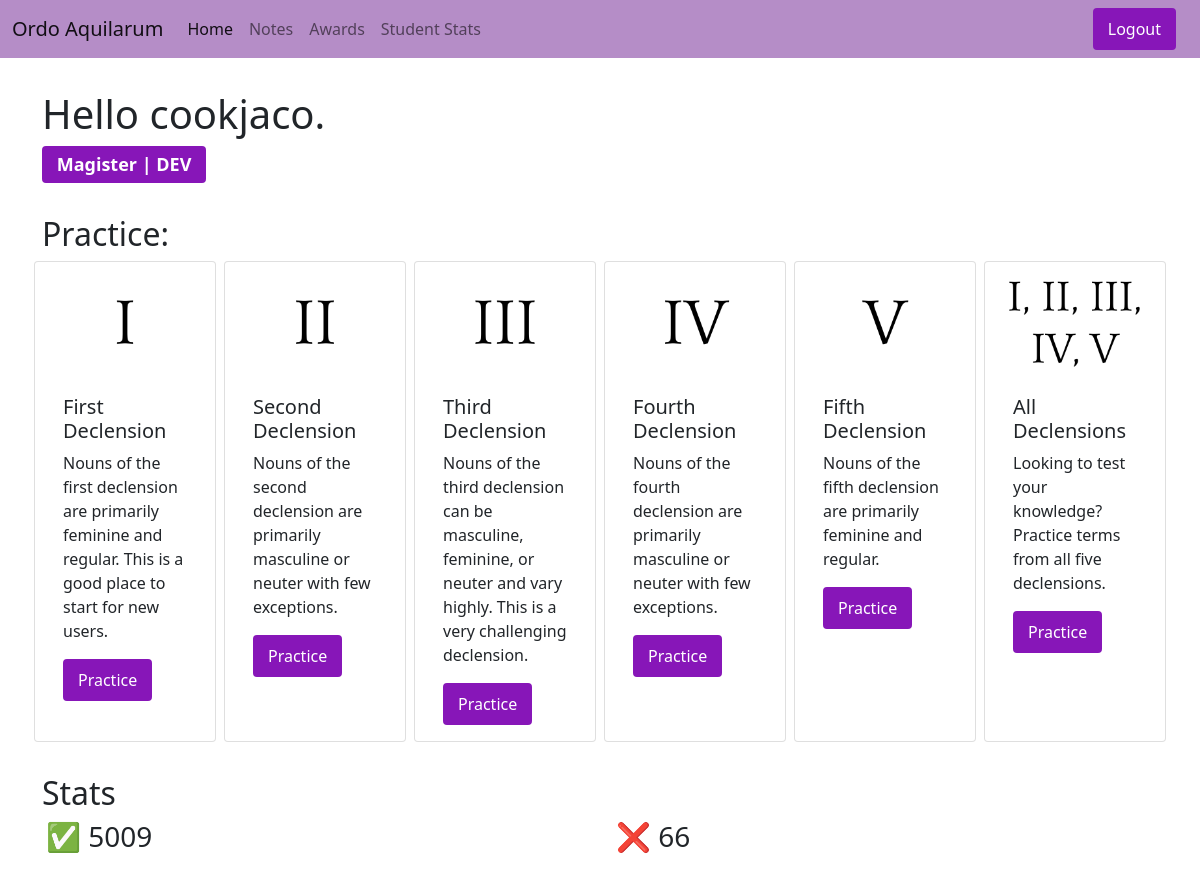
Before: / (signed in) with the older database file.
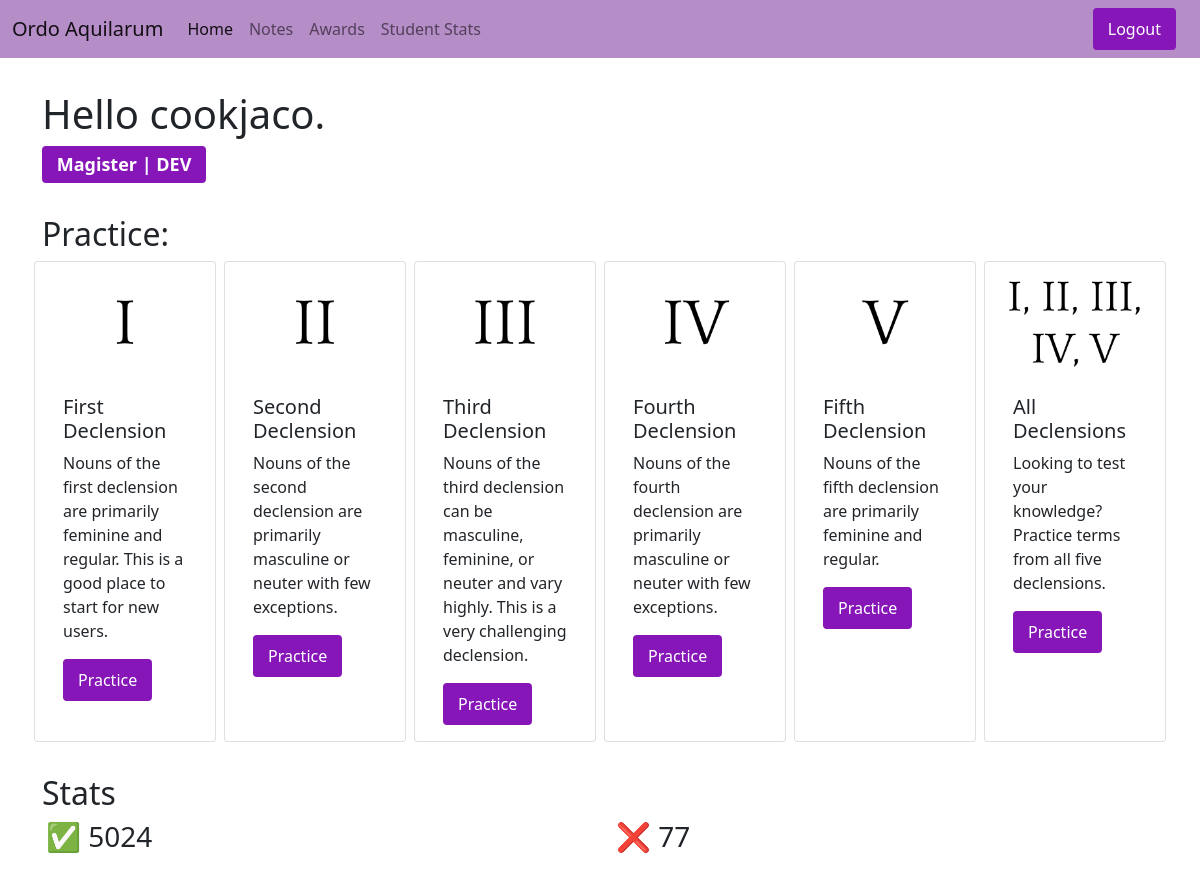
After: the same page with the newer database file.
### user_app/models.py (models this page shows, shortened)
class CustomUser(models.Model):
  user = models.OneToOneField(User, on_delete=models.CASCADE)
  correct = models.IntegerField(default=0)
  incorrect = models.IntegerField(default=0)
  points = models.IntegerField(default=0)
  first_bon_incor = models.IntegerField(default=0)
  second_bon_incor = models.IntegerField(default=0)
  third_bon_incor = models.IntegerField(default=0)
  fourth_bon_incor = models.IntegerField(default=0)
  fifth_bon_incor = models.IntegerField(default=0)
  first_tris_incor = models.IntegerField(default=0)
  second_tris_incor = models.IntegerField(default=0)
  third_tris_incor = models.IntegerField(default=0)
  fourth_tris_incor = models.IntegerField(default=0)
  fifth_tris_incor = models.IntegerField(default=0)
  previous_question = models.ForeignKey(Question, on_delete=models.CASCADE, default=1)
  streak = models.IntegerField(default=0)
  highest_streak = models.IntegerField(default=0)
  class Meta:
    permissions = [("check_students", "Can view student stats")]

### user_app/views.py (the view)
# urls.py: path("", views.index, name="index"),
def index(request):
  if request.user.is_authenticated:
    logged_in = request.user
    actual = CustomUser.objects.get(user = logged_in)
    total = actual.correct + actual.incorrect
    if total < 100:
      title = "Novice"
    elif total in range(100,999):
      title = "Intermediate"
    elif total in range (1000,4999):
      title = "Advanced"
    elif total >= 5000:
      title = "Master"
    if request.user.is_superuser:
      title = "DEV"
  else:
    actual = None
    title = None
  return render(request, "user_app/index.html", { 'userr': actual, 'title': title })

### user_app/templates/user_app/index.html (shortened to what the changed rows need)
{% extends "base.html" %}
{% block content %}
<div class="container">
  {% if user.is_authenticated %}
  {% if perms.user_app.check_students %}
  <h1>Hello {{user.username}}.
  <h4><span class="badge bg-primary">Magister | {{title}}</span><h4></h1>
  {% else %}
  <h1>Hello {{user.username}}.
  <h4><span class="badge bg-secondary">Discipulus | {{title}}</span></h4>
  </h1>
  {% endif %}
  {% else %}
  <div class="alert alert-danger alert-dismissible fade show d-flex justify-content-center" role="alert">
    <b>Alert!</b>You are not signed in. You must be signed in to practice.
    <button type="button" class="btn-close" data-bs-dismiss="alert" aria-label="Close"></button>
  </div>
  <h1>Hello Guest.</h1>
  {% endif %}
</div>
<div class="container">
  <h2>Practice:</h2>
</div>
{% if user.is_authenticated %}
<div class="container">
  <h2>Stats</h2>
  <div class="row">
    <div class="col">
      <h3>✅ {{userr.correct}}</h3>
    </div>
    <div class="col">
      <h3>❌ {{userr.incorrect}}</h3>
    </div>
  </div>
</div>
{% endif %}
{% endblock %}

Changed rows visible on the page:
changed CustomUser: correct "5009" → "5024"; incorrect "66" → "77"
